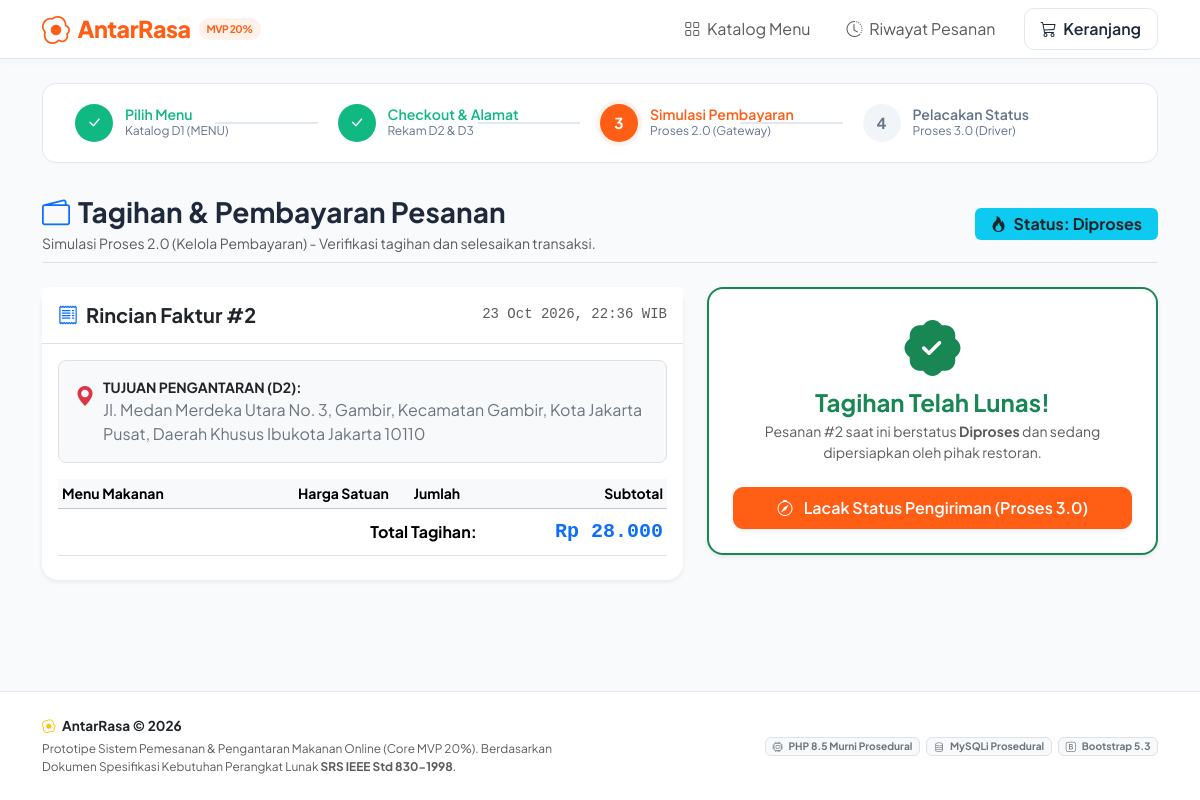
Page /pembayaran.php?id=2 on the committed database.
### tables this page shows
CREATE TABLE `pesanan` (
  `id_pesanan` int(11) NOT NULL,
  `tanggal_pesanan` datetime NOT NULL DEFAULT current_timestamp(),
  `alamat_pengiriman` text NOT NULL,
  `total_harga` decimal(12,2) NOT NULL,
  `status_pesanan` varchar(30) NOT NULL DEFAULT 'Menunggu'
);

### includes/functions_order.php (called while the page is built, shortened)
<?php
function ambil_pesanan_by_id($conn, int $id_pesanan): ?array
{
    $sql = "SELECT id_pesanan, tanggal_pesanan, alamat_pengiriman, total_harga, status_pesanan
            FROM PESANAN
            WHERE id_pesanan = ?
            LIMIT 1";
    $stmt = mysqli_prepare($conn, $sql);
    mysqli_stmt_bind_param($stmt, "i", $id_pesanan);
    mysqli_stmt_execute($stmt);
    $hasil = mysqli_stmt_get_result($stmt);
    $data = null;
    if ($hasil !== false && mysqli_num_rows($hasil) > 0) {
        $data = mysqli_fetch_assoc($hasil);
    }
    return $data;
}
function e(mixed $nilai): string
{
    return htmlspecialchars((string) ($nilai ?? ''), ENT_QUOTES, 'UTF-8');
}
function format_rupiah(float $nominal): string
{
    return 'Rp ' . number_format($nominal, 0, ',', '.');
}
function dapatkan_info_status(string $status): array
{
    return match ($status) {
        'Menunggu' => [
            'class' => 'bg-warning text-dark',
            'badge' => 'warning',
            'label' => 'Menunggu Pembayaran',
            'icon'  => 'bi-hourglass-split',
            'step'  => 1
        ],
        'Diproses' => [
            'class' => 'bg-info text-dark',
            'badge' => 'info',
            'label' => 'Diproses Restoran',
            'icon'  => 'bi-fire',
            'step'  => 2
        ],
        'Dikirim' => [
            'class' => 'bg-primary text-white',
            'badge' => 'primary',
            'label' => 'Sedang Dikirim Driver',
            'icon'  => 'bi-bicycle',
            'step'  => 3
        ],
        'Selesai' => [
            'class' => 'bg-success text-white',
            'badge' => 'success',
            'label' => 'Pesanan Selesai',
            'icon'  => 'bi-check-circle-fill',
            'step'  => 4
        ],
        default => [
            'class' => 'bg-secondary text-white',
            'badge' => 'secondary',
            'label' => $status,
            'icon'  => 'bi-question-circle',
            'step'  => 0
        ]
    };
}

### pembayaran.php (the view, shortened to what this page needs)
<?php
require_once __DIR__ . '/config/database.php';
require_once __DIR__ . '/includes/functions_order.php';
$id_pesanan = isset($_GET['id']) ? (int) $_GET['id'] : (isset($_POST['id_pesanan']) ? (int) $_POST['id_pesanan'] : 0);
$pesanan = ambil_pesanan_by_id($conn, $id_pesanan);
    ?>
    <?php
$status_info = dapatkan_info_status((string) $pesanan['status_pesanan']);
$is_sudah_bayar = ($pesanan['status_pesanan'] !== 'Menunggu');
require_once __DIR__ . '/includes/header.php';
?>
<div class="d-flex flex-wrap justify-content-between align-items-center mb-4 pb-2 border-bottom">
    <div>
        <h3 class="fw-bold mb-1">
            <i class="bi bi-wallet2 text-primary me-2"></i>Tagihan & Pembayaran Pesanan
        </h3>
        <p class="text-muted small mb-0">Simulasi Proses 2.0 (Kelola Pembayaran) - Verifikasi tagihan dan selesaikan transaksi.</p>
    </div>
    <div class="mt-2 mt-sm-0">
        <span class="badge <?= $status_info['class'] ?> fs-6 px-3 py-2">
            <i class="bi <?= $status_info['icon'] ?> me-1"></i> Status: <?= e($pesanan['status_pesanan']) ?>
        </span>
    </div>
</div>
<div class="row g-4">
    <div class="col-lg-7">
        <div class="card shadow-sm border-0 rounded-4 mb-4">
            <div class="card-header bg-white py-3 border-bottom d-flex justify-content-between align-items-center">
                <h5 class="fw-bold mb-0 text-dark">
                    <i class="bi bi-receipt me-2 text-primary"></i>Rincian Faktur #<?= $id_pesanan ?>
                </h5>
                <span class="text-muted small font-monospace">
                    <?= date('d M Y, H:i', strtotime((string) $pesanan['tanggal_pesanan'])) ?> WIB
                </span>
            </div>
            <div class="card-body">
                <div class="p-3 bg-light rounded-3 mb-3 border">
                    <div class="d-flex align-items-start">
                        <i class="bi bi-geo-alt-fill text-danger fs-5 me-2 mt-1"></i>
                        <div>
                            <div class="fw-bold text-dark small text-uppercase">Tujuan Pengantaran (D2):</div>
                            <div class="text-secondary"><?= nl2br(e($pesanan['alamat_pengiriman'])) ?></div>
                        </div>
                    </div>
                </div>
                <div class="table-responsive mb-2">
                    <table class="table table-sm align-middle mb-0">
                        <thead class="table-light small">
                            <tr>
                                <th>Menu Makanan</th>
                                <th class="text-end">Harga Satuan</th>
                                <th class="text-center">Jumlah</th>
                                <th class="text-end">Subtotal</th>
                            </tr>
                        </thead>
                        <tfoot class="border-top">
                            <tr>
                                <td colspan="3" class="text-end fw-bold py-2">Total Tagihan:</td>
                                <td class="text-end fw-bold py-2 text-primary fs-5 font-monospace">
                                    <?= format_rupiah((float) $pesanan['total_harga']) ?>
                                </td>
                            </tr>
                        </tfoot>
                    </table>
                </div>
            </div>
        </div>
    </div>
    <div class="col-lg-5">
        <?php if ($is_sudah_bayar): ?>
            <div class="card shadow-sm border-success border-2 rounded-4 text-center p-4">
                <div class="text-success display-4 mb-2">
                    <i class="bi bi-patch-check-fill"></i>
                </div>
                <h4 class="fw-bold text-success mb-1">Tagihan Telah Lunas!</h4>
                <p class="text-muted small mb-4">
                    Pesanan #<?= $id_pesanan ?> saat ini berstatus <strong><?= e($pesanan['status_pesanan']) ?></strong> dan sedang dipersiapkan oleh pihak restoran.
                </p>
                <a href="status.php?id=<?= $id_pesanan ?>" class="btn btn-primary-custom py-2 shadow-sm">
                    <i class="bi bi-compass me-2"></i> Lacak Status Pengiriman (Proses 3.0)
                </a>
            </div>
        <?php endif; ?>
    </div>
</div>
<?php
require_once __DIR__ . '/includes/footer.php';
?>

### assets/css/style.css (style rules this page uses)
:root { --ar-primary: #ff5e14; --ar-primary-dark: #e04b06; --ar-primary-light: #fff2eb; --ar-secondary: #0f172a; --ar-accent: #10b981; --ar-bg: #f8fafc; --ar-card-bg: #ffffff; --ar-text-main: #1e293b; --ar-text-muted: #64748b; --ar-border: #e2e8f0; }
body { font-family: 'Plus Jakarta Sans', system-ui, -apple-system, 'Segoe UI', Roboto, Helvetica, Arial, sans-serif; background-color: var(--ar-bg); color: var(--ar-text-main); min-height: 100vh; display: flex; flex-direction: column; }
.btn-primary-custom { background-color: var(--ar-primary); border-color: var(--ar-primary); color: #ffffff; font-weight: 600; padding: 0.55rem 1.15rem; border-radius: 10px; transition: all 0.2s ease; }

### rows in the picture
pesanan: status_pesanan "Diproses", tanggal_pesanan "23 Oct 2026, 22:36", alamat_pengiriman "Jl. Medan Merdeka Utara No. 3, Gambir, Kecamatan Gambir, Kota Jakarta Pusat, Daerah Khusus Ibukota Jakarta 10110", total_harga "Rp 28.000"

### other values in the picture
$id_pesanan "2"
